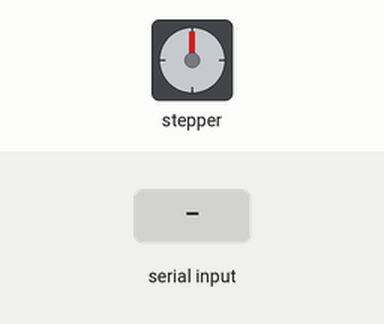
A sketch run on a simulated Arduino Uno, built with avr-gcc and run on an emulated ATmega328P. On the bench: stepper motor. The inputs (shaded band) are chosen by the test bench. Stepper angles assume 200 steps per turn.

Above: at 1.2 s.
1.3 s: "1" received over Serial
At 1.48 s:
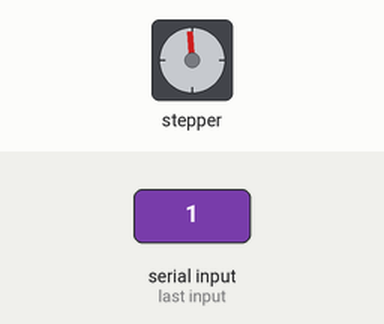
At 2.1 s:
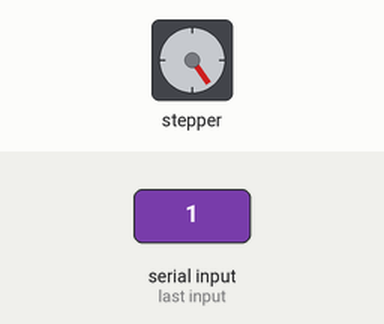
Timing chart, 0 to 16.3 s (numbered marks = the images above; inputs shaded):
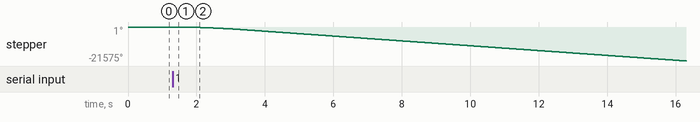

Measured:
- after the input at 1.3 s, stepper: keeps turning counter-clockwise at about 1441°/s, starting at once

The sketch:

0215-tractest.ino
```cpp
#include <AccelStepper.h>

// Define pin connections
const int dirPin = 2;   // Dir핀 설정
const int stepPin = 3;  // Step핀 설정
#define motorInterfaceType 1
AccelStepper myStepper(AccelStepper::DRIVER, stepPin, dirPin);//스테퍼모터 핀 정의

int moveDistance = 32000; // 이동할 스텝 수

void setup() {
  Serial.begin(9600);
  myStepper.setMaxSpeed(1000);  // 최대속도 설정 (단위: 스텝/초)
  myStepper.setAcceleration(500); // 가속도 설정 (단위: 스텝/초^2)
}

void loop() {
  if (Serial.available()) {
    char Signal = Serial.read();
    if (Signal == '1') {
      moveLeftRight(moveDistance);
    } else if (Signal == '2') {
      while (true) {
        moveLeftRight(moveDistance);
      }
    }
  }
}

// 왼쪽으로 이동 후 오른쪽으로 이동하는 함수
void moveLeftRight(int steps) {
  // 왼쪽으로 이동
  myStepper.moveTo(-steps);
  myStepper.runToPosition();
  delay(1000); // 이동 완료 후 딜레이

  // 오른쪽으로 이동
  myStepper.moveTo(steps);
  myStepper.runToPosition();
  delay(1000); // 이동 완료 후 딜레이
}
```
